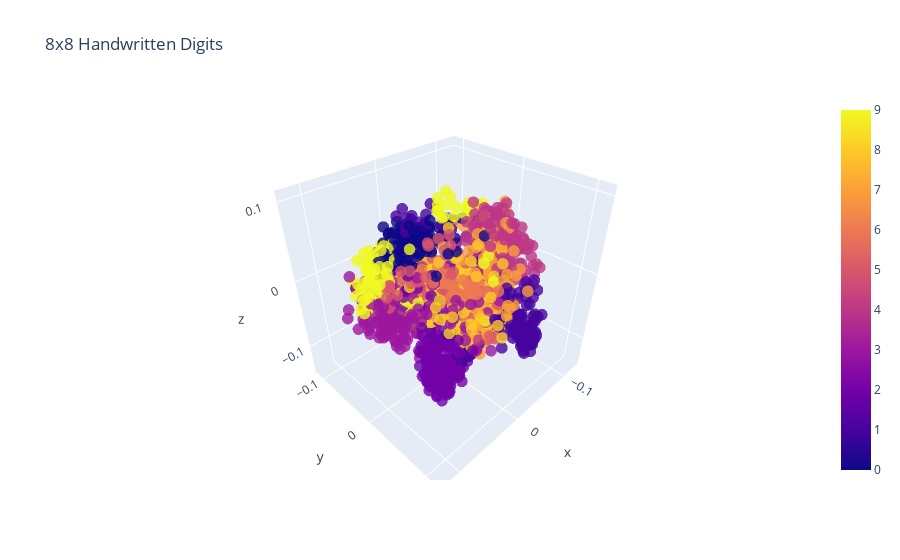

The code cell stored with this chart in its notebook:
### Code cell
W = vs[:,0:3]  # just three dimensions - better separation
proj_digits = X @ W
print("proj_digits.shape = ", proj_digits.shape)

# Make the plot, separate them by "z" which is the digit of interest.  
fig = go.Figure(data=[go.Scatter3d(x=proj_digits[:,0], y=proj_digits[:,1], z=proj_digits[:,2],
                mode='markers', marker=dict(size=4, opacity=0.8, color=Y, showscale=True), 
                text=['digit='+str(j) for j in Y] )])
fig.update_layout(title="8x8 Handwritten Digits", xaxis_title="q_1", yaxis_title="q_2", yaxis = dict(scaleanchor = "x",scaleratio = 1) )
fig.show()

### Figure 1 — Plotly figure (JSON) as saved in the notebook; plotly's stock layout.template omitted (floating-point values rounded to 4 significant figures; data arrays with more than 128 entries replaced by an {"elided": "..."} marker saying what was removed)
{"data": [{"marker": {"color": {"elided": "1797 int values"}, "opacity": 0.8, "showscale": true, "size": 4}, "mode": "markers", "text": {"elided": "1797 str values"}, "type": "scatter3d", "x": {"elided": "1797 float values"}, "y": {"elided": "1797 float values"}, "z": {"elided": "1797 float values"}}], "layout": {"title": {"text": "8x8 Handwritten Digits"}, "xaxis": {"title": {"text": "q_1"}}, "yaxis": {"scaleanchor": "x", "scaleratio": 1, "title": {"text": "q_2"}}}}
